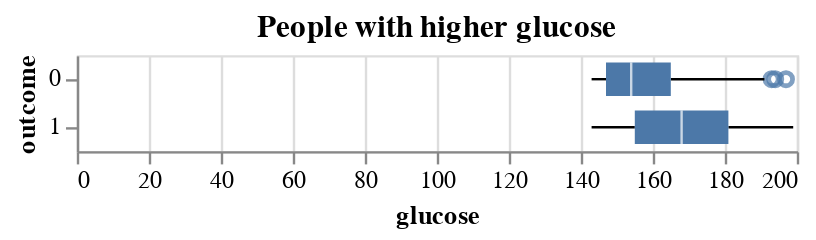

The notebook cell saved with this chart:
### Markdown cell above
## 3.7. People with higher glucose

### Code cell
quantile = df[df['glucose'] > df['glucose'].quantile(0.75)]
higher_glucose = alt.Chart(quantile).mark_boxplot().encode(
    x='glucose:Q',
    y='outcome:O'
).properties(
    title='People with higher glucose'
).interactive()

higher_glucose.display()

### Figure 1 — Vega-Lite specification as saved in the notebook (floating-point values rounded to 4 significant figures; data arrays with more than 128 entries replaced by an {"elided": "..."} marker saying what was removed)
{"config": {"view": {"continuousWidth": 300, "continuousHeight": 300}}, "data": {"name": "data-ec781fffe9b56aaa6ada3979397c6f38"}, "mark": {"type": "boxplot"}, "encoding": {"x": {"field": "glucose", "type": "quantitative"}, "y": {"field": "outcome", "type": "ordinal"}}, "params": [{"name": "param_14", "select": {"type": "interval", "encodings": ["x", "y"]}, "bind": "scales"}], "title": "People with higher glucose", "$schema": "https://vega.github.io/schema/vega-lite/v5.20.1.json", "datasets": {"data-ec781fffe9b56aaa6ada3979397c6f38": {"elided": "177 records"}}}
